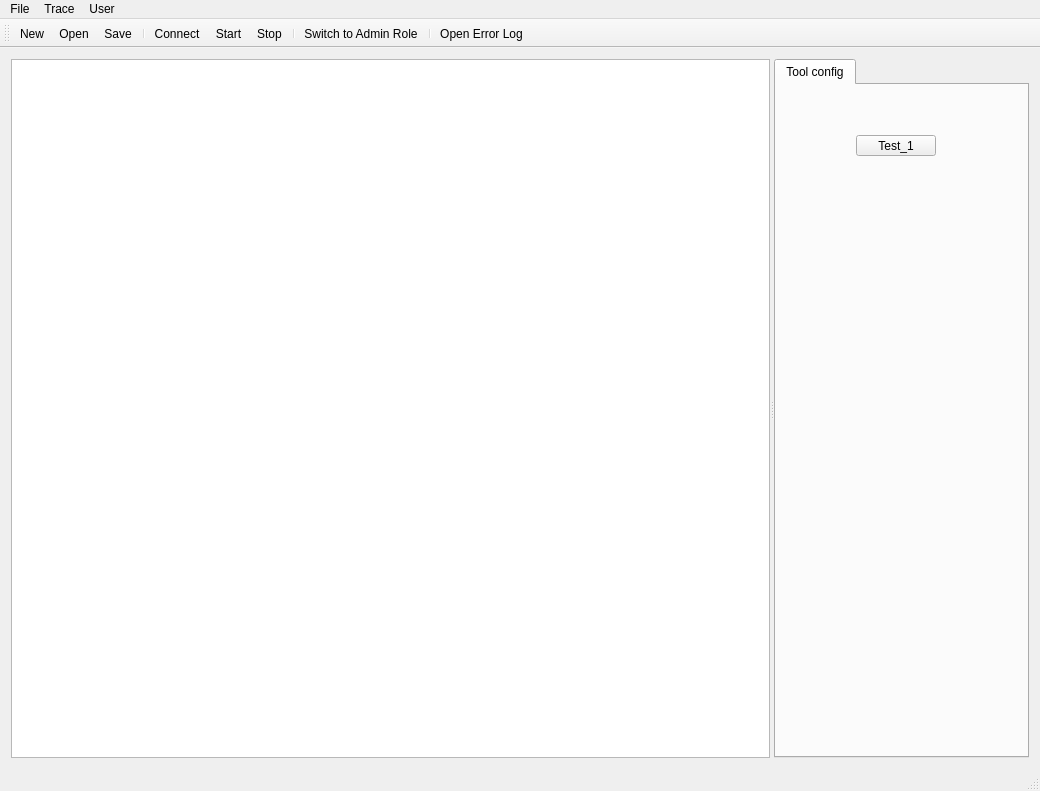
<?xml version="1.0" encoding="UTF-8"?>
<ui version="4.0">
 <class>MainWindow</class>
 <widget class="QMainWindow" name="MainWindow">
  <property name="geometry">
   <rect>
    <x>0</x>
    <y>0</y>
    <width>1040</width>
    <height>791</height>
   </rect>
  </property>
  <property name="windowTitle">
   <string>R_Visualizer</string>
  </property>
  <property name="windowIcon">
   <iconset resource="ressources.qrc">
    <normaloff>:/GUI/Icons/Icons/AppICON.ico</normaloff>:/GUI/Icons/Icons/AppICON.ico</iconset>
  </property>
  <widget class="QWidget" name="centralWidget">
   <layout class="QHBoxLayout" name="horizontalLayout">
    <item>
     <widget class="QSplitter" name="splitter">
      <property name="orientation">
       <enum>Qt::Horizontal</enum>
      </property>
      <widget class="MsgTableView" name="msgTableView">
       <property name="sizePolicy">
        <sizepolicy hsizetype="Expanding" vsizetype="Expanding">
         <horstretch>0</horstretch>
         <verstretch>1</verstretch>
        </sizepolicy>
       </property>
       <property name="toolTip">
        <string>&lt;html&gt;&lt;head/&gt;&lt;body&gt;&lt;p&gt;Message browser which displays all incoming messages chronologically.&lt;/p&gt;&lt;p&gt;Use System Config to edit the format and depiction of messages.&lt;/p&gt;&lt;/body&gt;&lt;/html&gt;</string>
       </property>
       <property name="locale">
        <locale language="English" country="UnitedStates"/>
       </property>
      </widget>
      <widget class="QTabWidget" name="tabWidget">
       <property name="sizePolicy">
        <sizepolicy hsizetype="Maximum" vsizetype="Preferred">
         <horstretch>0</horstretch>
         <verstretch>1</verstretch>
        </sizepolicy>
       </property>
       <property name="toolTip">
        <string/>
       </property>
       <property name="locale">
        <locale language="English" country="UnitedStates"/>
       </property>
       <property name="currentIndex">
        <number>0</number>
       </property>
       <widget class="QWidget" name="tab_toolConfig">
        <property name="toolTipDuration">
         <number>-1</number>
        </property>
        <attribute name="title">
         <string>Tool config</string>
        </attribute>
        <attribute name="toolTip">
         <string>Configure the tool itself</string>
        </attribute>
        <widget class="QPushButton" name="TestPB_1">
         <property name="geometry">
          <rect>
           <x>80</x>
           <y>50</y>
           <width>80</width>
           <height>21</height>
          </rect>
         </property>
         <property name="text">
          <string>Test_1</string>
         </property>
        </widget>
       </widget>
      </widget>
     </widget>
    </item>
   </layout>
  </widget>
  <widget class="QMenuBar" name="menuBar">
   <property name="geometry">
    <rect>
     <x>0</x>
     <y>0</y>
     <width>1040</width>
     <height>20</height>
    </rect>
   </property>
   <widget class="QMenu" name="menuFile">
    <property name="title">
     <string>File</string>
    </property>
    <addaction name="actionNew"/>
    <addaction name="actionOpen"/>
    <addaction name="actionSave"/>
    <addaction name="separator"/>
    <addaction name="actionOpen_Error_Log"/>
   </widget>
   <widget class="QMenu" name="menuTrace">
    <property name="title">
     <string>Trace</string>
    </property>
    <addaction name="actionConnect"/>
    <addaction name="actionStart"/>
    <addaction name="actionStop"/>
   </widget>
   <widget class="QMenu" name="menuUser">
    <property name="title">
     <string>User</string>
    </property>
    <addaction name="actionSwitch_User_Role"/>
   </widget>
   <addaction name="menuFile"/>
   <addaction name="menuTrace"/>
   <addaction name="menuUser"/>
  </widget>
  <widget class="QToolBar" name="mainToolBar">
   <attribute name="toolBarArea">
    <enum>TopToolBarArea</enum>
   </attribute>
   <attribute name="toolBarBreak">
    <bool>false</bool>
   </attribute>
   <addaction name="actionNew"/>
   <addaction name="actionOpen"/>
   <addaction name="actionSave"/>
   <addaction name="separator"/>
   <addaction name="actionConnect"/>
   <addaction name="actionStart"/>
   <addaction name="actionStop"/>
   <addaction name="separator"/>
   <addaction name="actionSwitch_User_Role"/>
   <addaction name="separator"/>
   <addaction name="actionOpen_Error_Log"/>
  </widget>
  <widget class="QStatusBar" name="statusBar"/>
  <action name="actionNew">
   <property name="icon">
    <iconset resource="ressources.qrc">
     <normaloff>:/GUI/Icons/Icons/Add-New-32.png</normaloff>:/GUI/Icons/Icons/Add-New-32.png</iconset>
   </property>
   <property name="text">
    <string>New</string>
   </property>
   <property name="toolTip">
    <string>Create a new file</string>
   </property>
   <property name="shortcut">
    <string>Ctrl+N</string>
   </property>
  </action>
  <action name="actionOpen">
   <property name="icon">
    <iconset resource="ressources.qrc">
     <normaloff>:/GUI/Icons/Icons/Open-32.png</normaloff>:/GUI/Icons/Icons/Open-32.png</iconset>
   </property>
   <property name="text">
    <string>Open</string>
   </property>
   <property name="toolTip">
    <string>Open an existing file</string>
   </property>
   <property name="shortcut">
    <string>Ctrl+O</string>
   </property>
  </action>
  <action name="actionSave">
   <property name="icon">
    <iconset resource="ressources.qrc">
     <normaloff>:/GUI/Icons/Icons/Save-32.png</normaloff>:/GUI/Icons/Icons/Save-32.png</iconset>
   </property>
   <property name="text">
    <string>Save</string>
   </property>
   <property name="toolTip">
    <string>Save current data to a file</string>
   </property>
   <property name="shortcut">
    <string>Ctrl+S</string>
   </property>
  </action>
  <action name="actionConnect">
   <property name="icon">
    <iconset resource="ressources.qrc">
     <normaloff>:/GUI/Icons/Icons/Network-01-32.png</normaloff>:/GUI/Icons/Icons/Network-01-32.png</iconset>
   </property>
   <property name="text">
    <string>Connect</string>
   </property>
  </action>
  <action name="actionStart">
   <property name="icon">
    <iconset resource="ressources.qrc">
     <normaloff>:/GUI/Icons/Icons/Check-32.png</normaloff>:/GUI/Icons/Icons/Check-32.png</iconset>
   </property>
   <property name="text">
    <string>Start</string>
   </property>
  </action>
  <action name="actionStop">
   <property name="icon">
    <iconset resource="ressources.qrc">
     <normaloff>:/GUI/Icons/Icons/Delete-32.png</normaloff>:/GUI/Icons/Icons/Delete-32.png</iconset>
   </property>
   <property name="text">
    <string>Stop</string>
   </property>
  </action>
  <action name="actionSwitch_User_Role">
   <property name="icon">
    <iconset resource="ressources.qrc">
     <normaloff>:/GUI/Icons/Icons/UserNormal-32.png</normaloff>
     <normalon>:/GUI/Icons/Icons/UserAdmin-32.png</normalon>:/GUI/Icons/Icons/UserNormal-32.png</iconset>
   </property>
   <property name="text">
    <string>Switch to Admin Role</string>
   </property>
   <property name="toolTip">
    <string>Switch the Role of the user</string>
   </property>
  </action>
  <action name="actionOpen_Error_Log">
   <property name="text">
    <string>Open Error Log</string>
   </property>
  </action>
 </widget>
 <layoutdefault spacing="6" margin="11"/>
 <customwidgets>
  <customwidget>
   <class>MsgTableView</class>
   <extends>QTableView</extends>
   <header>msgtableview.h</header>
  </customwidget>
 </customwidgets>
 <resources>
  <include location="ressources.qrc"/>
 </resources>
 <connections/>
</ui>
